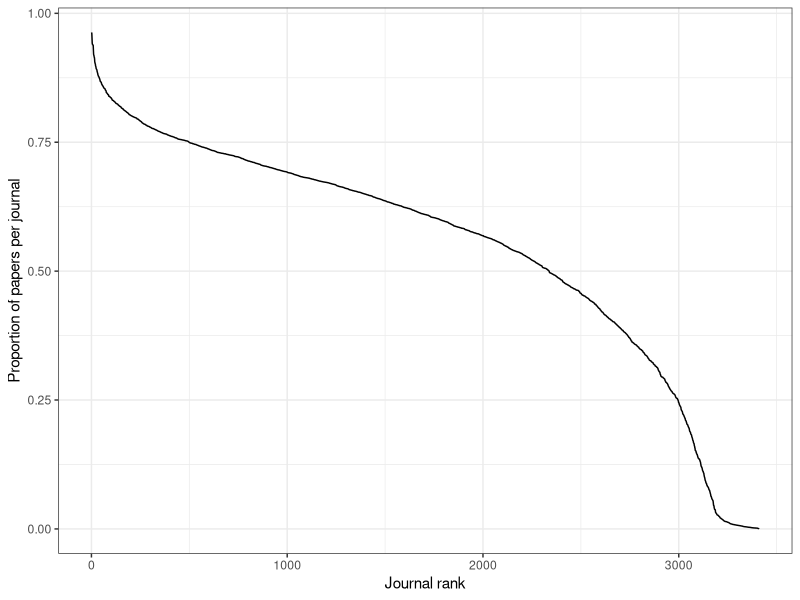
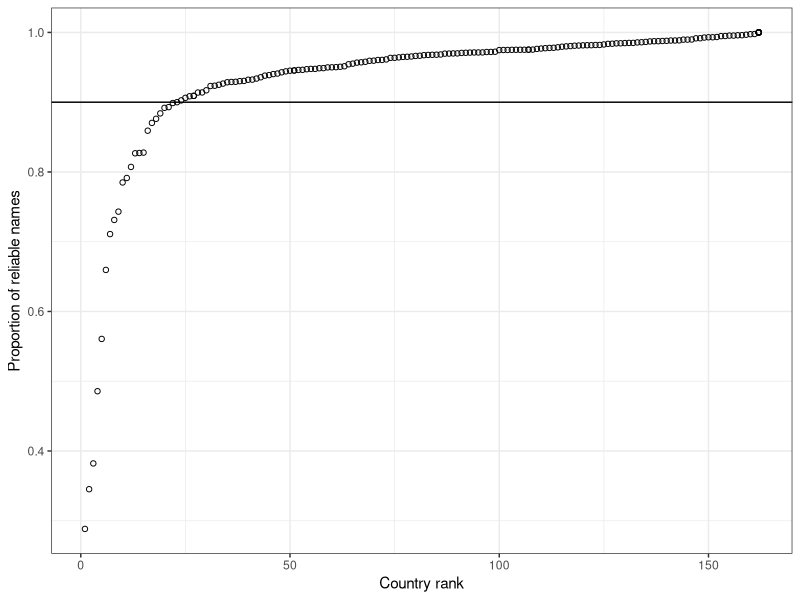

The R script that drew these images, in order:
## ---- chunk 1
knitr::opts_chunk$set(echo = FALSE)
require(tidyverse)
require(kableExtra)
## ---- chunk 2
j <- read_tsv("journal_supp.txt")
j$p <- j$included / j$n
j %>%
  filter(n > 50) %>%
  arrange(desc(p)) %>%
  mutate(x = dense_rank(desc(p))) %>%
  ggplot(aes(x=x,y = p)) + geom_line() +
  scale_x_continuous("Journal rank") + 
  scale_y_continuous("Proportion of papers per journal") + 
  theme_bw()
## ---- chunk 3
c.n <- read_tsv("country_n.txt")
c.r <- read_tsv("country_rely.txt")
c <- c.n %>% inner_join(c.r,by="country")
c$p_rely <- c$n_rely / c$n
c %>%
  arrange(p_rely) %>%
  mutate(x = dense_rank(p_rely)) %>%
  ggplot(aes(x=x,y = p_rely)) + geom_point(shape = 1) +
  geom_hline(yintercept = .9) +
  scale_x_continuous("Country rank") + 
  scale_y_continuous("Proportion of reliable names") + 
  theme_bw()

c %>%
  filter(p_rely <= .9) %>%
  arrange(p_rely) %>%
  select(country,p_rely) %>%
  kable(caption="**Supplementary Table S1.** Excluded countries due to unreliable gender assignments from first name.", col.names = c("Country","Reliability"), digits = 2) %>%
  kable_styling(bootstrap_options = c("striped", "hover","condensed"))
## ---- chunk 4
ms <- read_tsv("mspecialty.txt")
ms <- ms[,c(2,1,3)]
ms %>% arrange(mspec,desc(n)) %>%
  kable(caption = "**Supplementary Table S2.** List of specialty and main specialty designation, and number of papers per specialty for the full sample.",col.names = c("Specialty","Main specialty","Number of papers")) %>%
  kable_styling(bootstrap_options = c("striped", "hover","condensed"))
## ---- chunk 5
ga <- read_tsv("geo_area.txt")
ga %>%
  kable(caption="**Supplementary Table S3.** Groupings of countries by geographical region.") %>%
  kable_styling(bootstrap_options = c("striped", "hover","condensed"))
## ---- chunk 6
rev <- read_tsv("review.txt")
rev %>% 
  kable() %>%
  kable_styling(bootstrap_options = c("striped", "hover","condensed","responsive"))
